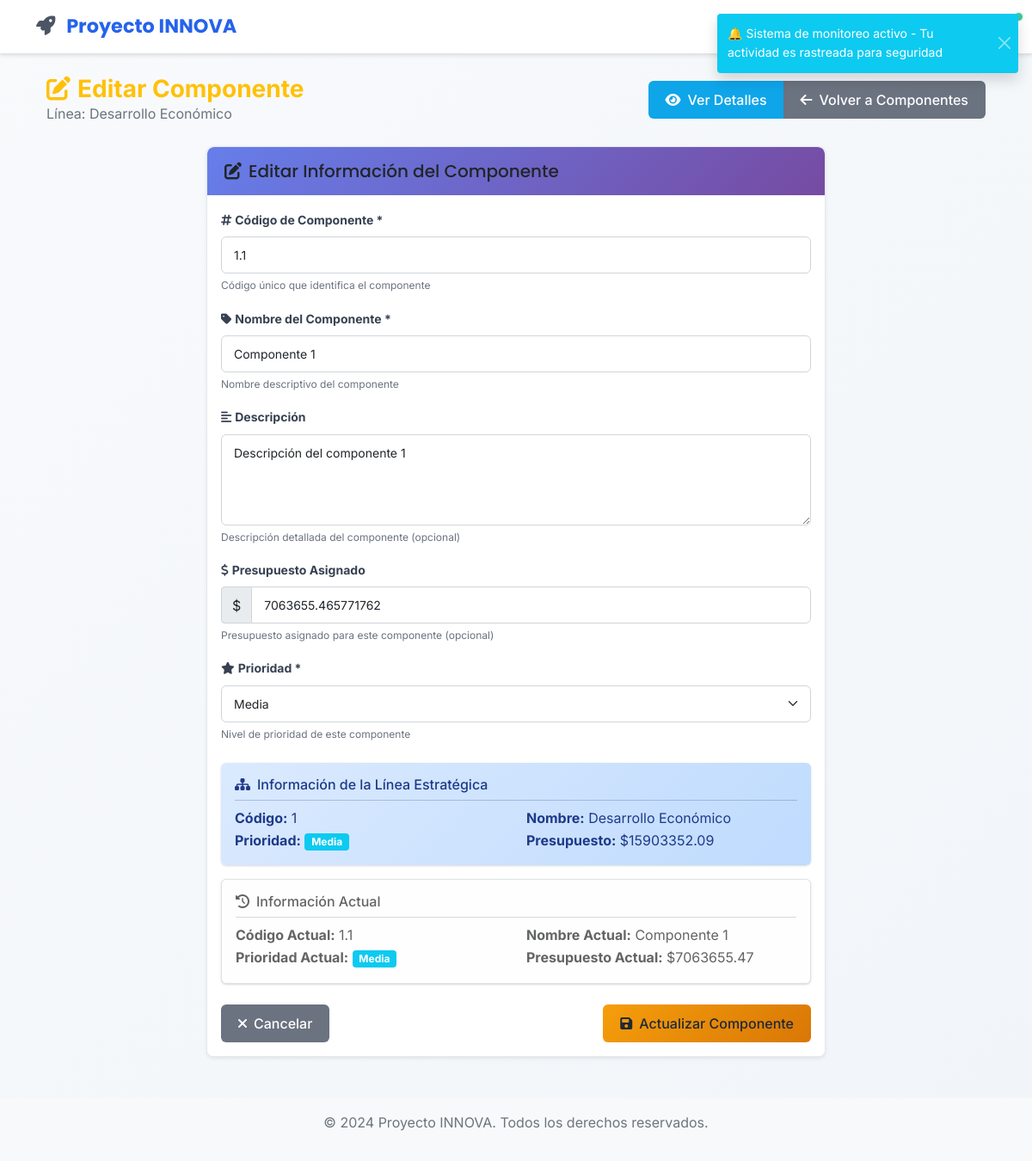
Screenshot of /planes/componentes/1/editar (signed in) with the database file from the repository.
### app/models/linea_estrategica.py (models this page shows, shortened)
class LineaEstrategica(db.Model):
    __tablename__ = 'lineas_estrategicas'
    __table_args__ = (
        db.UniqueConstraint('plan_id', 'cod_linea', name='unique_plan_cod_linea'),
    )
    id = db.Column(db.Integer, primary_key=True)
    cod_linea = db.Column(db.Integer, nullable=False)
    nombre = db.Column(db.String(200), nullable=False)
    descripcion = db.Column(db.Text)
    plan_id = db.Column(db.Integer, db.ForeignKey('planes_desarrollo.id'), nullable=False)
    plan = db.relationship('PlanDesarrollo', backref=db.backref('lineas_estrategicas', lazy=True, cascade='all, delete-orphan'))
    estado = db.Column(db.String(20), default='activo')  # activo, inactivo
    created_at = db.Column(db.DateTime, default=ahora_utc)
    updated_at = db.Column(db.DateTime, default=ahora_utc, onupdate=ahora_utc)
    prioridad = db.Column(db.String(20), default='media')  # baja, media, alta, critica
    presupuesto_asignado = db.Column(db.Float, default=0.0)

### app/models/componente.py (models this page shows, shortened)
class Componente(db.Model):
    __tablename__ = 'componentes'
    id = db.Column(db.Integer, primary_key=True)
    cod_componente = db.Column(db.Float, nullable=False)  # Puede ser decimal según el diccionario
    nombre = db.Column(db.String(200), nullable=False)
    descripcion = db.Column(db.Text)
    linea_estrategica_id = db.Column(db.Integer, db.ForeignKey('lineas_estrategicas.id'), nullable=False)
    linea_estrategica = db.relationship('LineaEstrategica', backref=db.backref('componentes', lazy=True, cascade='all, delete-orphan'))
    estado = db.Column(db.String(20), default='activo')  # activo, inactivo
    created_at = db.Column(db.DateTime, default=ahora_utc)
    updated_at = db.Column(db.DateTime, default=ahora_utc, onupdate=ahora_utc)
    prioridad = db.Column(db.String(20), default='media')  # baja, media, alta, critica
    presupuesto_asignado = db.Column(db.Float, default=0.0)

### app/views/planes.py (the view, shortened to what this page needs)
@planes_bp.route('/componentes/<int:componente_id>/editar', methods=['GET', 'POST'])
@login_required
def editar_componente(componente_id):
    componente = Componente.query.join(LineaEstrategica).join(PlanDesarrollo).filter(
        Componente.id == componente_id,
        PlanDesarrollo.filtro_visibilidad(current_user)
    ).first_or_404()
    if not current_user.can_edit_column('CÓD COMPONENTE'):
        flash('No tienes permisos para editar componentes.', 'danger')
        return redirect(url_for('planes.componentes', linea_id=componente.linea_estrategica_id))
    form = EditarComponenteForm(obj=componente)
    return render_template('planes/editar_componente.html', title='Editar Componente',
                          form=form, componente=componente, linea=componente.linea_estrategica)

### app/models/plan_desarrollo.py (called while the page is built)
    @classmethod
    def filtro_visibilidad(cls, usuario):
        from app.models.user import User
        return cls.municipio.has(
            db.and_(
                User.municipality == usuario.municipality,
                User.department == usuario.department,
            )
        )

### app/models/user.py (called while the page is built)
    def is_admin(self):
        if self.active_roles:
            admin_names = ['admin', 'administrador']
            return any(ur.role.name.lower() in admin_names for ur in self.active_roles)
        return self.legacy_role == 'admin'

    def can_edit_column(self, column_name):
        if self.is_admin():
            return True  # Los admins pueden editar todo
        return any(user_role.role.can_edit_column(column_name)
                   for user_role in self.active_roles)

### app/templates/planes/editar_componente.html (shortened to what this page needs)
{% extends "base.html" %}
{% block content %}
<div class="container-fluid mt-4">
    <div class="row mb-4">
        <div class="col-12">
            <div class="d-flex justify-content-between align-items-center">
                <div>
                    <h1 class="h3 mb-0 text-warning fw-bold">
                        <i class="fas fa-edit me-2"></i>Editar Componente
                    </h1>
                    <p class="text-muted mb-0">Línea: {{ linea.nombre }}</p>
                </div>
                <div class="btn-group">
                    <a href="{{ url_for('planes.detalles_componente', componente_id=componente.id) }}" class="btn btn-info">
                        <i class="fas fa-eye me-2"></i>Ver Detalles
                    </a>
                    <a href="{{ url_for('planes.componentes', linea_id=linea.id) }}" class="btn btn-secondary">
                        <i class="fas fa-arrow-left me-2"></i>Volver a Componentes
                    </a>
                </div>
            </div>
        </div>
    </div>
    <div class="row">
        <div class="col-lg-8 mx-auto">
            <div class="card shadow-sm">
                <div class="card-header bg-warning text-dark">
                    <h5 class="mb-0">
                        <i class="fas fa-edit me-2"></i>Editar Información del Componente
                    </h5>
                </div>
                <div class="card-body">
                    <form method="POST">
                        <div class="mb-3">
                            <label for="cod_componente" class="form-label fw-bold">
                                <i class="fas fa-hashtag me-1"></i>Código de Componente *
                            </label>
                            {{ form.cod_componente(class="form-control", placeholder="Ej: COMP001, COMP002...") }}
                            <div class="form-text">Código único que identifica el componente</div>
                        </div>
                        <div class="mb-3">
                            <label for="nombre" class="form-label fw-bold">
                                <i class="fas fa-tag me-1"></i>Nombre del Componente *
                            </label>
                            {{ form.nombre(class="form-control", placeholder="Ej: Infraestructura Vial") }}
                            <div class="form-text">Nombre descriptivo del componente</div>
                        </div>
                        <div class="mb-3">
                            <label for="descripcion" class="form-label fw-bold">
                                <i class="fas fa-align-left me-1"></i>Descripción
                            </label>
                            {{ form.descripcion(class="form-control", rows="4", placeholder="Describa los objetivos y alcance de este componente...") }}
                            <div class="form-text">Descripción detallada del componente (opcional)</div>
                        </div>
                        <div class="mb-3">
                            <label for="presupuesto_asignado" class="form-label fw-bold">
                                <i class="fas fa-dollar-sign me-1"></i>Presupuesto Asignado
                            </label>
                            <div class="input-group">
                                <span class="input-group-text">$</span>
                                {{ form.presupuesto_asignado(class="form-control", placeholder="0.00") }}
                            </div>
                            <div class="form-text">Presupuesto asignado para este componente (opcional)</div>
                        </div>
                        <div class="mb-4">
                            <label for="prioridad" class="form-label fw-bold">
                                <i class="fas fa-star me-1"></i>Prioridad *
                            </label>
                            {{ form.prioridad(class="form-select") }}
                            <div class="form-text">Nivel de prioridad de este componente</div>
                        </div>
                        <div class="alert alert-info border-0">
                            <h6 class="alert-heading">
                                <i class="fas fa-sitemap me-2"></i>Información de la Línea Estratégica
                            </h6>
                            <hr class="my-2">
                            <div class="row">
                                <div class="col-md-6">
                                    <strong>Código:</strong> {{ linea.cod_linea }}
                                </div>
                                <div class="col-md-6">
                                    <strong>Nombre:</strong> {{ linea.nombre }}
                                </div>
                                <div class="col-md-6">
                                    <strong>Prioridad:</strong>
                                    <span class="badge bg-{{ 'danger' if linea.prioridad == 'critica' else 'warning' if linea.prioridad == 'alta' else 'info' if linea.prioridad == 'media' else 'secondary' }}">
                                        {{ linea.prioridad.title() }}
                                    </span>
                                </div>
                                <div class="col-md-6">
                                    <strong>Presupuesto:</strong> ${{ "%.2f"|format(linea.presupuesto_asignado or 0) }}
                                </div>
                            </div>
                        </div>
                        <div class="alert alert-light border">
                            <h6 class="alert-heading">
                                <i class="fas fa-history me-2"></i>Información Actual
                            </h6>
                            <hr class="my-2">
                            <div class="row">
                                <div class="col-md-6">
                                    <strong>Código Actual:</strong> {{ componente.cod_componente }}
                                </div>
                                <div class="col-md-6">
                                    <strong>Nombre Actual:</strong> {{ componente.nombre }}
                                </div>
                                <div class="col-md-6">
                                    <strong>Prioridad Actual:</strong>
                                    <span class="badge bg-{{ 'danger' if componente.prioridad == 'critica' else 'warning' if componente.prioridad == 'alta' else 'info' if componente.prioridad == 'media' else 'secondary' }}">
                                        {{ componente.prioridad.title() }}
                                    </span>
                                </div>
                                <div class="col-md-6">
                                    <strong>Presupuesto Actual:</strong> ${{ "%.2f"|format(componente.presupuesto_asignado or 0) }}
                                </div>
                            </div>
                        </div>
                        <div class="d-flex justify-content-between mt-4">
                            <a href="{{ url_for('planes.componentes', linea_id=linea.id) }}" class="btn btn-secondary">
                                <i class="fas fa-times me-2"></i>Cancelar
                            </a>
                            <button type="submit" class="btn btn-warning">
                                <i class="fas fa-save me-2"></i>Actualizar Componente
                            </button>
                        </div>
                    </form>
                </div>
            </div>
        </div>
    </div>
</div>
{% endblock %}

### app/static/css/style.css (style rules this page uses)
:root { --primary-color: #2563eb; --primary-dark: #1d4ed8; --primary-light: #3b82f6; --secondary-color: #64748b; --success-color: #10b981; --warning-color: #f59e0b; --danger-color: #ef4444; --info-color: #06b6d4; --bg-primary: #ffffff; --bg-secondary: #f8fafc; --bg-tertiary: #f1f5f9; --bg-gradient: linear-gradient(135deg, #667eea 0%, #764ba2 100%); --text-primary: #1e293b; --text-secondary: #64748b; --text-muted: #94a3b8; --border-color: #e2e8f0; --shadow: 0 1px 3px 0 rgba(0, 0, 0, 0.1), 0 1px 2px 0 rgba(0, 0, 0, 0.06); --shadow-lg: 0 10px 15px -3px rgba(0, 0, 0, 0.1), 0 4px 6px -2px rgba(0, 0, 0, 0.05); --border-radius: 8px; --border-radius-lg: 12px; }
body { background: linear-gradient(135deg, #f8fafc 0%, #f1f5f9 100%); min-height: 100vh; font-family: 'Inter', -apple-system, BlinkMacSystemFont, 'Segoe UI', Roboto, sans-serif; color: var(--text-primary); line-height: 1.6; }
.card { border: 1px solid var(--border-color); border-radius: var(--border-radius); box-shadow: var(--shadow); background: var(--bg-primary); transition: all 0.3s ease; overflow: hidden; }
.card-header { background: var(--primary-color); color: white; border: none; font-family: 'Poppins', sans-serif; font-weight: 600; padding: 1rem 1.25rem; }
.card-body { background: var(--bg-primary); }
.btn { border-radius: var(--border-radius); font-family: 'Inter', sans-serif; font-weight: 500; padding: 0.625rem 1.25rem; transition: all 0.2s ease; border: none; position: relative; overflow: hidden; }
.btn-warning { background: var(--warning-color); color: #1f2937; }
.btn-info { background: var(--info-color); color: white; }
.form-control { border-radius: var(--border-radius); border: 2px solid var(--border-color); background: var(--bg-primary); font-family: 'Inter', sans-serif; font-size: 0.95rem; padding: 0.75rem 1rem; transition: all 0.3s cubic-bezier(0.4, 0, 0.2, 1); }
.form-label { font-family: 'Inter', sans-serif; font-weight: 600; color: var(--text-primary); margin-bottom: 0.5rem; }
.alert { border-radius: var(--border-radius); border: none; font-family: 'Inter', sans-serif; box-shadow: var(--shadow); }
.alert-info { background: linear-gradient(135deg, #dbeafe 0%, #bfdbfe 100%); color: #1e3a8a; }
.btn-info { background: linear-gradient(135deg, #fa709a 0%, #fee140 100%); color: white; position: relative; overflow: hidden; }
.btn-info::before { content: ''; position: absolute; top: 0; left: -100%; width: 100%; height: 100%; background: linear-gradient(90deg, transparent, rgba(255, 255, 255, 0.2), transparent); transition: left 0.5s; }
.btn-warning { background: linear-gradient(135deg, #ff9a9e 0%, #fecfef 100%); color: #1f2937; position: relative; overflow: hidden; }
.btn-warning::before { content: ''; position: absolute; top: 0; left: -100%; width: 100%; height: 100%; background: linear-gradient(90deg, transparent, rgba(255, 255, 255, 0.3), transparent); transition: left 0.5s; }
.card-header { background: linear-gradient(135deg, #667eea 0%, #764ba2 100%); color: white; border: none; font-family: 'Poppins', sans-serif; font-weight: 600; padding: 1rem 1.25rem; position: relative; overflow: hidden; }
.card-header::before { content: ''; position: absolute; top: 0; left: -100%; width: 100%; height: 100%; background: linear-gradient(90deg, transparent, rgba(255, 255, 255, 0.1), transparent); transition: left 0.7s; }

### app/templates/planes/editar_componente.html (style rules this page uses)
.card { border: 1px solid #e2e8f0; border-radius: 8px; box-shadow: 0 1px 3px 0 rgba(0, 0, 0, 0.1); }
.card-header { border: none; border-radius: 8px 8px 0 0 !important; font-weight: 600; padding: 1rem 1.25rem; }
.form-label { color: #374151; font-size: 0.875rem; font-weight: 600; margin-bottom: 0.5rem; }
.form-control, .form-select { border: 1px solid #d1d5db; border-radius: 6px; padding: 0.625rem 0.875rem; font-size: 0.875rem; }
.btn { border-radius: 6px; font-weight: 500; padding: 0.625rem 1.25rem; }
.btn-warning { background: linear-gradient(135deg, #f59e0b 0%, #d97706 100%); border: none; transition: all 0.3s ease; }
.btn-secondary { background: #6b7280; border: none; transition: all 0.3s ease; }
.btn-info { background: #0ea5e9; border: none; transition: all 0.3s ease; }
.alert { border-radius: 6px; }
.form-text { font-size: 0.75rem; color: #6b7280; }

### rows the page displays
LineaEstrategica: nombre "Desarrollo Económico", cod_linea "1", prioridad "Media", presupuesto_asignado "15903352.09"
Componente: cod_componente "1.1", nombre "Componente 1", descripcion "Descripción del componente 1", presupuesto_asignado "7063655.465771762", prioridad "Media", presupuesto_asignado "7063655.47"
